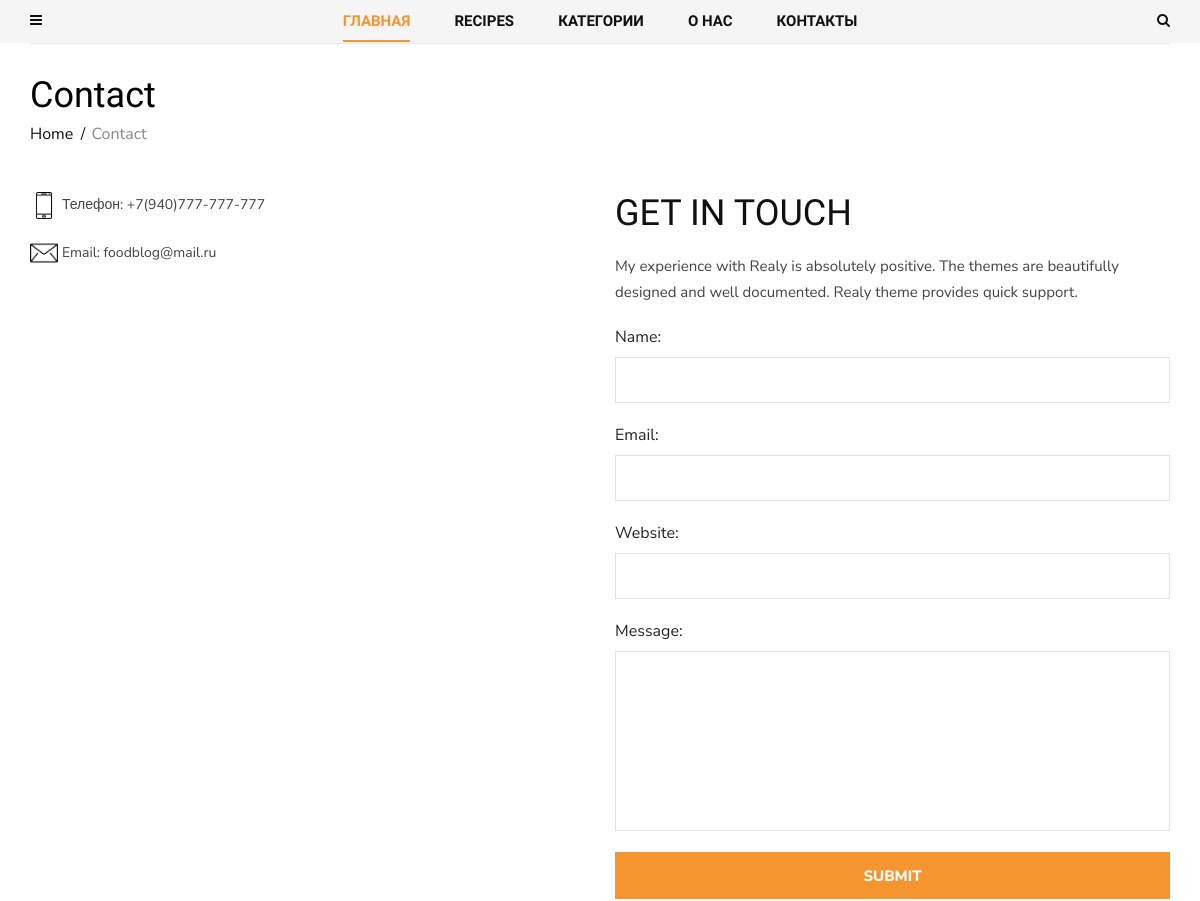
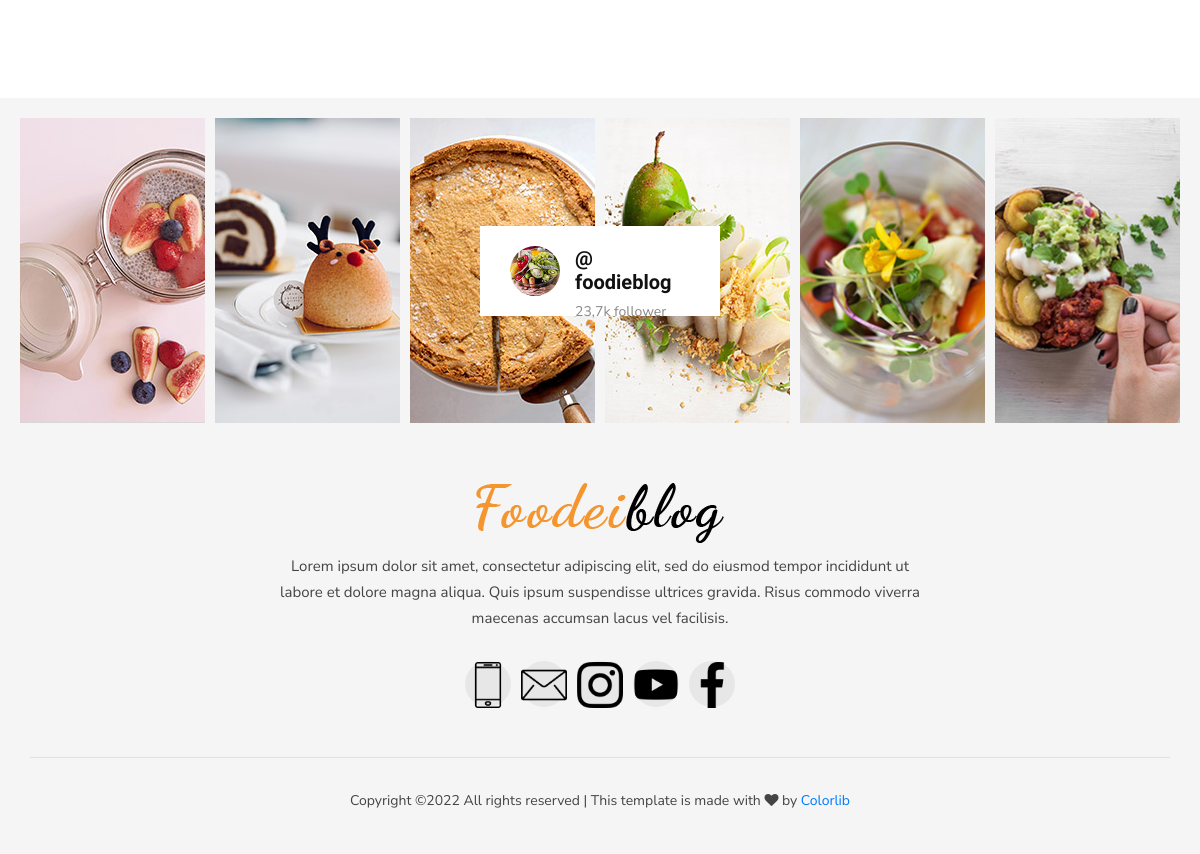
Page /contact/ on the committed database (2 pictures, top to bottom).
### contact/models.py (models this page shows, shortened)
class ContactLink(models.Model):
    icon = models.FileField(upload_to="icons/")
    name = models.CharField(max_length=200)

class Social(models.Model):
    icon = models.FileField(upload_to="icons/")
    name = models.CharField(max_length=200)
    link = models.URLField()

### contact/views.py (the view)
# urls.py: path("contact/", views.ContactView.as_view(), name="contact"),
class ContactView(View):
    def get(self, request):
        contacts = ContactLink.objects.all()
        form = ContactForm()
        return render(
            request, "contact/contact.html", {"contacts": contacts, "form": form}
        )

### contact/forms.py
class ContactForm(forms.ModelForm):
    class Meta(type):
        model = ContactModel
        fields = "__all__"

### blog/models.py (called while the page is built)
    def get_absolute_url(self):
        return reverse(
            "post_single", kwargs={"slug": self.category.slug, "post_slug": self.slug}
        )

### blog/templatetags/menu_tags.py (called while the page is built)
def get_all_categories():
    return Category.objects.all()

@register.inclusion_tag("blog/include/tags/top_menu.html")
def get_categories():
    category = get_all_categories()
    return {"list_category": category}

@register.inclusion_tag("blog/include/tags/recipes_tag.html")
def get_last_posts():
    posts = Post.objects.select_related("category").order_by("-id")[:5]
    return {"list_last_post": posts}

### contact/models.py (called while the page is built)
    def get_first_image(self):
        item = self.about_images.first()
        return item.image.url

### contact/templatetags/social_tags.py (called while the page is built)
@register.simple_tag()
def get_social_links():
    return Social.objects.all()

@register.simple_tag()
def get_about():
    return About.objects.last()

### templates/contact/contact.html (shortened to what this page needs)
{% extends 'base.html' %}
{% block content %}
  <section class="contact spad">
    <div class="container">
      <div class="contact__text">
        <div class="row">
          <div class="col-lg-12">
            <div class="breadcrumb__text">
              <h2>Contact</h2>
              <div class="breadcrumb__option">
                <a href="#">Home</a>
                <span>Contact</span>
              </div>
            </div>
          </div>
        </div>
        <div class="row">
          <div class="col-lg-6 col-md-6">
            <div class="contact__widget">
              <ul>
                {% for contact in contacts %}
                  <li>
                    <img class="contact_icon" src="{{ contact.icon.url }}">
                    <span>{{ contact.name }}</span>
                  </li>
                {% endfor %}
              </ul>
            </div>
          </div>
          <div class="col-lg-6 col-md-6">
            <div class="contact__form">
              <div class="contact__form__title">
                <h2>gET IN TOUCH</h2>
                <p>My experience with Realy is absolutely positive. The themes are beautifully
                  designed
                  and well documented. Realy theme provides quick support.</p>
              </div>
              <form action="{% url 'feedback' %}" method="post">
                {{ form }}
                <button type="submit" class="site-btn">Submit</button>
              </form>
            </div>
          </div>
        </div>
      </div>
    </div>
  </section>
{% endblock content %}

### templates/footer.html (shortened to what this page needs)
{% load static social_tags cache %}
{% cache 5000 footer %}
<footer class="footer">
  <div class="container-fluid">
    <div class="footer__instagram">
      <div class="footer__instagram__avatar">
        <div class="footer__instagram__avatar--pic">
          <img src="{% static 'img/footer/instagram-avatar.jpg' %}" alt="">
        </div>
        <div class="footer__instagram__avatar--text">
          <h5>@ foodieblog</h5>
          <span>23,7k follower</span>
        </div>
      </div>
      <div class="row">
        <div class="col-lg-2 col-md-2 col-sm-4 col-6">
          <div class="footer__instagram__item set-bg" data-setbg="{% static 'img/footer/ip-1.jpg' %}"></div>
        </div>
        <div class="col-lg-2 col-md-2 col-sm-4 col-6">
          <div class="footer__instagram__item set-bg" data-setbg="{% static 'img/footer/ip-2.jpg' %}"></div>
        </div>
        <div class="col-lg-2 col-md-2 col-sm-4 col-6">
        </div>
        <div class="col-lg-2 col-md-2 col-sm-4 col-6">
        </div>
        <div class="col-lg-2 col-md-2 col-sm-4 col-6">
          <div class="footer__instagram__item set-bg" data-setbg="{% static 'img/footer/ip-5.jpg' %}"></div>
        </div>
        <div class="col-lg-2 col-md-2 col-sm-4 col-6">
          <div class="footer__instagram__item set-bg" data-setbg="{% static 'img/footer/ip-6.jpg' %}"></div>
        </div>
      </div>
    </div>
  </div>
  <div class="container">
    <div class="row">
      <div class="col-lg-12">
        <div class="footer__text">
          <div class="footer__logo">
            <a href="#"><img src="{% static 'img/logo.png' %}" alt=""></a>
          </div>
          <p>Lorem ipsum dolor sit amet, consectetur adipiscing elit, sed do eiusmod tempor
            incididunt
            ut<br/> labore et dolore magna aliqua. Quis ipsum suspendisse ultrices gravida. Risus
            commodo viverra<br/> maecenas accumsan lacus vel facilisis. </p>
          <div class="footer__social">
              {% get_social_links as social_links %}
              {% for item in social_links %}
                <a href="{{ item.link }}"><img src="{{ item.icon.url }}"></a>
              {% endfor %}
          </div>
        </div>
        <div class="footer__copyright">
          <p>
            Copyright &copy;<script>document.write(new Date().getFullYear());</script>
            All rights reserved | This template is made with <i class="fa fa-heart"
                                                                aria-hidden="true"></i> by <a
                href="https://colorlib.com" target="_blank">Colorlib</a>
          </p>
        </div>
      </div>
    </div>
  </div>
</footer>
{% endcache %}

### static/css/style.css (style rules this page uses)
html, body { height: 100%; font-family: "Nunito Sans", sans-serif; -webkit-font-smoothing: antialiased; }
h1, h2, h3, h4, h5, h6 { margin: 0; color: #111111; font-weight: 400; font-family: "Unna", serif; }
h2 { font-size: 36px; }
h5 { font-size: 18px; }
p { font-size: 14px; font-family: "Nunito Sans", sans-serif; color: #444444; font-weight: 400; line-height: 26px; margin: 0 0 15px 0; }
img { max-width: 100%; }
ul, ol { padding: 0; margin: 0; }
.set-bg { background-repeat: no-repeat; background-size: cover; background-position: top center; }
.spad { padding-top: 100px; padding-bottom: 100px; }
.site-btn { font-size: 15px; color: #ffffff; font-weight: 800; text-transform: uppercase; display: inline-block; padding: 13px 26px 12px; background: #f4952f; border: none; }
.breadcrumb__text { margin-bottom: 46px; }
.breadcrumb__text h2 { color: #000000; margin-bottom: 5px; }
.breadcrumb__text .breadcrumb__option a { display: inline-block; font-size: 16px; color: #111111; margin-right: 14px; position: relative; }
.breadcrumb__text .breadcrumb__option a:after { position: absolute; right: -12px; top: 0; content: "/"; }
.breadcrumb__text .breadcrumb__option span { font-size: 16px; color: #888888; }
.footer { background: #f5f5f5; padding-top: 20px; }
.footer__instagram { padding-left: 15px; padding-right: 15px; position: relative; }
.footer__instagram__item { height: 305px; margin-right: -10px !important; margin-left: -10px !important; margin-bottom: 10px; }
.footer__instagram__avatar { display: inline-block; padding: 20px 30px; background: #ffffff; position: absolute; height: 90px; width: 240px; left: 50%; top: 50%; -webkit-transform: translate(-120px, -50px); -ms-transform: translate(-120px, -50px); transform: translate(-120px, -50px); z-index: 1; }
.footer__instagram__avatar .footer__instagram__avatar--pic { float: left; margin-right: 15px; }
.footer__instagram__avatar .footer__instagram__avatar--pic img { height: 50px; width: 50px; border-radius: 50%; }
.footer__instagram__avatar .footer__instagram__avatar--text { overflow: hidden; }
.footer__instagram__avatar .footer__instagram__avatar--text h5 { font-size: 20px; color: #111111; font-weight: 700; margin-bottom: 5px; }
.footer__instagram__avatar .footer__instagram__avatar--text span { font-size: 14px; color: #888888; }
.footer__text { padding: 50px 0; text-align: center; }
.footer__text .footer__logo { margin-bottom: 10px; }
.footer__text .footer__logo a { display: inline-block; }
.footer__text p { font-size: 15px; margin-bottom: 30px; }
.footer__text .footer__social a { display: inline-block; font-size: 16px; color: #111111; height: 46px; width: 46px; background: #e7e7e7; border-radius: 50%; line-height: 46px; text-align: center; -webkit-transition: all, 0.3s; -o-transition: all, 0.3s; transition: all, 0.3s; margin-right: 6px; }
.footer__text .footer__social a:last-child { margin-right: 0; }
.footer__copyright { font-size: 15px; color: #444444; border-top: 1px solid #e1e1e1; text-align: center; padding: 30px 0 25px; }
.contact_icon { max-width: 5%; }
.contact { padding-top: 0; }
.contact__text { padding-top: 30px; border-top: 1px solid #ebebeb; }
.contact__widget ul li { list-style: none; margin-bottom: 20px; }
.contact__widget ul li span { display: inline-block; font-size: 14px; color: #444444; }
.contact__form .contact__form__title h2 { text-transform: uppercase; margin-bottom: 18px; }
.contact__form .contact__form__title p { font-size: 15px; margin-bottom: 20px; }
.contact__form form input { height: 46px; width: 100%; background: transparent; border: 1px solid #e1e1e1; font-size: 14px; color: #444444; padding-left: 20px; margin-bottom: 20px; }
.contact__form form textarea { height: 180px; width: 100%; background: transparent; border: 1px solid #e1e1e1; font-size: 14px; color: #444444; padding-top: 12px; padding-left: 20px; margin-bottom: 14px; resize: none; }
.contact__form form button { width: 100%; }
@media only screen and (min-width: 1200px) { .container { max-width: 1170px; } }

### rows in the picture
ContactLink: icon (picture), name "Телефон: +7(940)777-777-777"
ContactLink: icon (picture), name "Email: foodblog@mail.ru"
Social: icon (picture)
Social: icon (picture)
Social: icon (picture)
Social: icon (picture)
Social: icon (picture)
